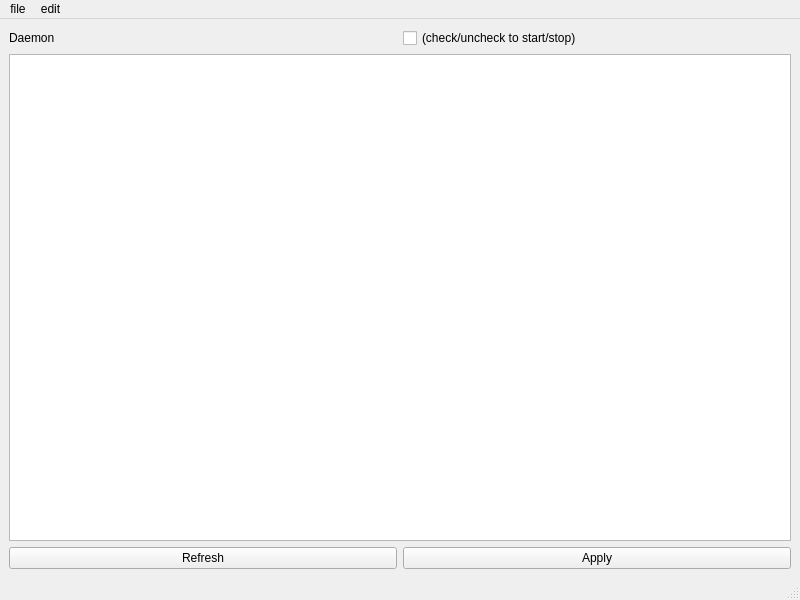
<?xml version="1.0" encoding="UTF-8"?>
<ui version="4.0">
 <class>MainWindow</class>
 <widget class="QMainWindow" name="MainWindow">
  <property name="geometry">
   <rect>
    <x>0</x>
    <y>0</y>
    <width>800</width>
    <height>600</height>
   </rect>
  </property>
  <property name="windowTitle">
   <string>MainWindow</string>
  </property>
  <widget class="QWidget" name="centralwidget">
   <layout class="QGridLayout" name="gridLayout">
    <item row="3" column="2">
     <widget class="QPushButton" name="Apply">
      <property name="text">
       <string>Apply</string>
      </property>
     </widget>
    </item>
    <item row="0" column="2">
     <widget class="QCheckBox" name="checkBox">
      <property name="text">
       <string>(check/uncheck to start/stop)</string>
      </property>
     </widget>
    </item>
    <item row="0" column="1">
     <widget class="QLabel" name="label">
      <property name="text">
       <string>Daemon</string>
      </property>
     </widget>
    </item>
    <item row="1" column="1" colspan="2">
     <widget class="QListWidget" name="listWidget"/>
    </item>
    <item row="3" column="1">
     <widget class="QPushButton" name="Refresh">
      <property name="text">
       <string>Refresh</string>
      </property>
     </widget>
    </item>
   </layout>
  </widget>
  <widget class="QMenuBar" name="menubar">
   <property name="geometry">
    <rect>
     <x>0</x>
     <y>0</y>
     <width>800</width>
     <height>19</height>
    </rect>
   </property>
   <widget class="QMenu" name="menufile">
    <property name="title">
     <string>file</string>
    </property>
    <addaction name="actionquit"/>
   </widget>
   <widget class="QMenu" name="menuedit">
    <property name="title">
     <string>edit</string>
    </property>
    <addaction name="actionenable_all"/>
    <addaction name="actiondisable_all"/>
   </widget>
   <addaction name="menufile"/>
   <addaction name="menuedit"/>
  </widget>
  <widget class="QStatusBar" name="statusbar"/>
  <action name="actionquit">
   <property name="text">
    <string>quit</string>
   </property>
  </action>
  <action name="actionenable_all">
   <property name="text">
    <string>enable all</string>
   </property>
  </action>
  <action name="actiondisable_all">
   <property name="text">
    <string>disable all</string>
   </property>
  </action>
 </widget>
 <resources/>
 <connections/>
</ui>
